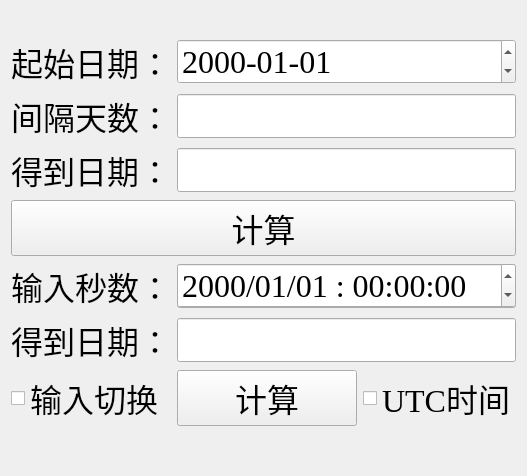
<?xml version="1.0" encoding="UTF-8"?>
<ui version="4.0">
 <class>Widget</class>
 <widget class="QWidget" name="Widget">
  <property name="geometry">
   <rect>
    <x>0</x>
    <y>0</y>
    <width>527</width>
    <height>476</height>
   </rect>
  </property>
  <property name="windowTitle">
   <string>时间间隔计算器</string>
  </property>
  <layout class="QGridLayout" name="gridLayout">
   <item row="7" column="1" colspan="2">
    <widget class="QPushButton" name="pushButtonCalc_2">
     <property name="font">
      <font>
       <family>Times New Roman</family>
       <pointsize>24</pointsize>
      </font>
     </property>
     <property name="text">
      <string>计算</string>
     </property>
    </widget>
   </item>
   <item row="0" column="3">
    <spacer name="verticalSpacer">
     <property name="orientation">
      <enum>Qt::Vertical</enum>
     </property>
     <property name="sizeType">
      <enum>QSizePolicy::Preferred</enum>
     </property>
     <property name="sizeHint" stdset="0">
      <size>
       <width>20</width>
       <height>40</height>
      </size>
     </property>
    </spacer>
   </item>
   <item row="1" column="0">
    <widget class="QLabel" name="label">
     <property name="font">
      <font>
       <family>Times New Roman</family>
       <pointsize>24</pointsize>
      </font>
     </property>
     <property name="text">
      <string>起始日期：</string>
     </property>
    </widget>
   </item>
   <item row="2" column="0">
    <widget class="QLabel" name="label_2">
     <property name="font">
      <font>
       <family>Times New Roman</family>
       <pointsize>24</pointsize>
      </font>
     </property>
     <property name="text">
      <string>间隔天数：</string>
     </property>
    </widget>
   </item>
   <item row="3" column="0">
    <widget class="QLabel" name="label_3">
     <property name="font">
      <font>
       <family>Times New Roman</family>
       <pointsize>24</pointsize>
      </font>
     </property>
     <property name="text">
      <string>得到日期：</string>
     </property>
    </widget>
   </item>
   <item row="5" column="0">
    <widget class="QLabel" name="label_4">
     <property name="font">
      <font>
       <family>Times New Roman</family>
       <pointsize>24</pointsize>
      </font>
     </property>
     <property name="text">
      <string>输入秒数：</string>
     </property>
    </widget>
   </item>
   <item row="5" column="1" colspan="3">
    <widget class="QLineEdit" name="lineEdit_Input_2">
     <property name="font">
      <font>
       <family>Times New Roman</family>
       <pointsize>24</pointsize>
      </font>
     </property>
    </widget>
   </item>
   <item row="5" column="1" colspan="3">
    <widget class="QDateTimeEdit" name="dateTimeEdit">
     <property name="font">
      <font>
       <family>Times New Roman</family>
       <pointsize>24</pointsize>
      </font>
     </property>
     <property name="displayFormat">
      <string>yyyy/MM/dd : HH:mm:ss</string>
     </property>
    </widget>
   </item>
   <item row="6" column="0">
    <widget class="QLabel" name="label_5">
     <property name="font">
      <font>
       <family>Times New Roman</family>
       <pointsize>24</pointsize>
      </font>
     </property>
     <property name="text">
      <string>得到日期：</string>
     </property>
    </widget>
   </item>
   <item row="6" column="1" colspan="3">
    <widget class="QLineEdit" name="lineEdit_Output_2">
     <property name="font">
      <font>
       <family>Times New Roman</family>
       <pointsize>24</pointsize>
      </font>
     </property>
    </widget>
   </item>
   <item row="7" column="3">
    <widget class="QCheckBox" name="checkBox_LocalTime">
     <property name="font">
      <font>
       <family>Times New Roman</family>
       <pointsize>24</pointsize>
      </font>
     </property>
     <property name="text">
      <string>UTC时间</string>
     </property>
    </widget>
   </item>
   <item row="8" column="3">
    <spacer name="verticalSpacer_2">
     <property name="orientation">
      <enum>Qt::Vertical</enum>
     </property>
     <property name="sizeType">
      <enum>QSizePolicy::Preferred</enum>
     </property>
     <property name="sizeHint" stdset="0">
      <size>
       <width>17</width>
       <height>51</height>
      </size>
     </property>
    </spacer>
   </item>
   <item row="4" column="0" colspan="4">
    <widget class="QPushButton" name="pushButtonCalc">
     <property name="font">
      <font>
       <family>Times New Roman</family>
       <pointsize>24</pointsize>
      </font>
     </property>
     <property name="text">
      <string>计算</string>
     </property>
    </widget>
   </item>
   <item row="7" column="0">
    <widget class="QCheckBox" name="checkBox_Change">
     <property name="font">
      <font>
       <family>Times New Roman</family>
       <pointsize>24</pointsize>
      </font>
     </property>
     <property name="text">
      <string>输入切换</string>
     </property>
    </widget>
   </item>
   <item row="1" column="1" colspan="3">
    <widget class="QDateEdit" name="dateEdit_Start">
     <property name="font">
      <font>
       <family>Times New Roman</family>
       <pointsize>24</pointsize>
      </font>
     </property>
     <property name="displayFormat">
      <string>yyyy-MM-dd</string>
     </property>
    </widget>
   </item>
   <item row="2" column="1" colspan="3">
    <widget class="QLineEdit" name="lineEdit_Input">
     <property name="font">
      <font>
       <family>Times New Roman</family>
       <pointsize>24</pointsize>
      </font>
     </property>
    </widget>
   </item>
   <item row="3" column="1" colspan="3">
    <widget class="QLineEdit" name="lineEdit_Output">
     <property name="font">
      <font>
       <family>Times New Roman</family>
       <pointsize>24</pointsize>
      </font>
     </property>
    </widget>
   </item>
  </layout>
  <zorder>lineEdit_Input_2</zorder>
  <zorder>dateTimeEdit</zorder>
  <zorder>pushButtonCalc_2</zorder>
  <zorder>label</zorder>
  <zorder>dateEdit_Start</zorder>
  <zorder>label_2</zorder>
  <zorder>lineEdit_Input</zorder>
  <zorder>label_3</zorder>
  <zorder>lineEdit_Output</zorder>
  <zorder>label_4</zorder>
  <zorder>label_5</zorder>
  <zorder>lineEdit_Output_2</zorder>
  <zorder>checkBox_LocalTime</zorder>
  <zorder>pushButtonCalc</zorder>
  <zorder>checkBox_Change</zorder>
 </widget>
 <layoutdefault spacing="6" margin="11"/>
 <resources/>
 <connections/>
</ui>
